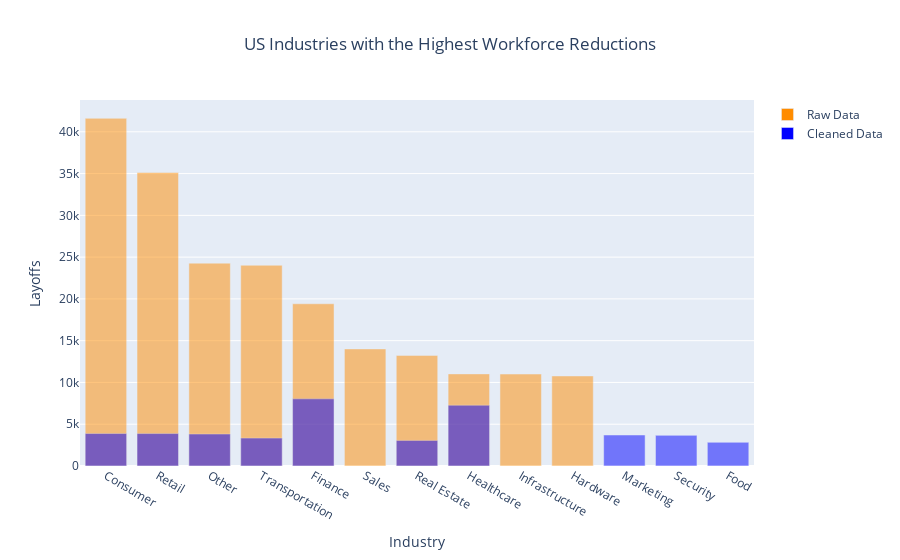

The notebook cell this image was saved under:
### Code cell
# Top industry layoffs in USA

top_industries_clean = (
    usa_clean_df
    .groupby('Industry')['Layoffs']
    .sum()
    .sort_values(ascending = False)
    .head(10)
    .reset_index()
)

top_industries_raw = (
    usa_df
    .groupby('Industry')['Layoffs']
    .sum()
    .sort_values(ascending = False)
    .head(10)
    .reset_index()
)

# Add 'Label' column to identify cleaned and raw data
top_industries_clean['Label'] = 'Cleaned Data'
top_industries_raw['Label'] = 'Raw Data'

# Combine the DataFrames
top_industries = (
    pd.concat([top_industries_clean, top_industries_raw])
    .sort_values(by = 'Layoffs', ascending = False)
)

# Create bar plot
fig_industries_compare = px.bar(
    top_industries,
    x = 'Industry',
    y = 'Layoffs',
    color = 'Label',
    title = 'US Industries with the Highest Workforce Reductions', 
    barmode = 'overlay',
    color_discrete_map = {'Raw Data': 'darkorange', 'Cleaned Data': 'blue'}
)

fig_industries_compare.update_layout(title_x = 0.5, legend = {'title': ''})

fig_industries_compare.show()

### Figure 1 — Plotly figure (JSON) as saved in the notebook; plotly's stock layout.template omitted (floating-point values rounded to 4 significant figures)
{"data": [{"alignmentgroup": "True", "hovertemplate": "Label=Raw Data<br>Industry=%{x}<br>Layoffs=%{y}<extra></extra>", "legendgroup": "Raw Data", "marker": {"color": "darkorange", "opacity": 0.5, "pattern": {"shape": ""}}, "name": "Raw Data", "offsetgroup": "Raw Data", "orientation": "v", "showlegend": true, "textposition": "auto", "type": "bar", "x": ["Consumer", "Retail", "Other", "Transportation", "Finance", "Sales", "Real Estate", "Healthcare", "Infrastructure", "Hardware"], "xaxis": "x", "y": [41617, 35126, 24282, 24030, 19418, 14014, 13240, 11025, 11005, 10780], "yaxis": "y"}, {"alignmentgroup": "True", "hovertemplate": "Label=Cleaned Data<br>Industry=%{x}<br>Layoffs=%{y}<extra></extra>", "legendgroup": "Cleaned Data", "marker": {"color": "blue", "opacity": 0.5, "pattern": {"shape": ""}}, "name": "Cleaned Data", "offsetgroup": "Cleaned Data", "orientation": "v", "showlegend": true, "textposition": "auto", "type": "bar", "x": ["Finance", "Healthcare", "Consumer", "Retail", "Other", "Marketing", "Security", "Transportation", "Real Estate", "Food"], "xaxis": "x", "y": [8039, 7276, 3886, 3884, 3826, 3710, 3667, 3342, 3065, 2837], "yaxis": "y"}], "layout": {"barmode": "overlay", "legend": {"title": {"text": ""}, "tracegroupgap": 0}, "title": {"text": "US Industries with the Highest Workforce Reductions", "x": 0.5}, "xaxis": {"anchor": "y", "domain": [0, 1], "title": {"text": "Industry"}}, "yaxis": {"anchor": "x", "domain": [0, 1], "title": {"text": "Layoffs"}}}}
